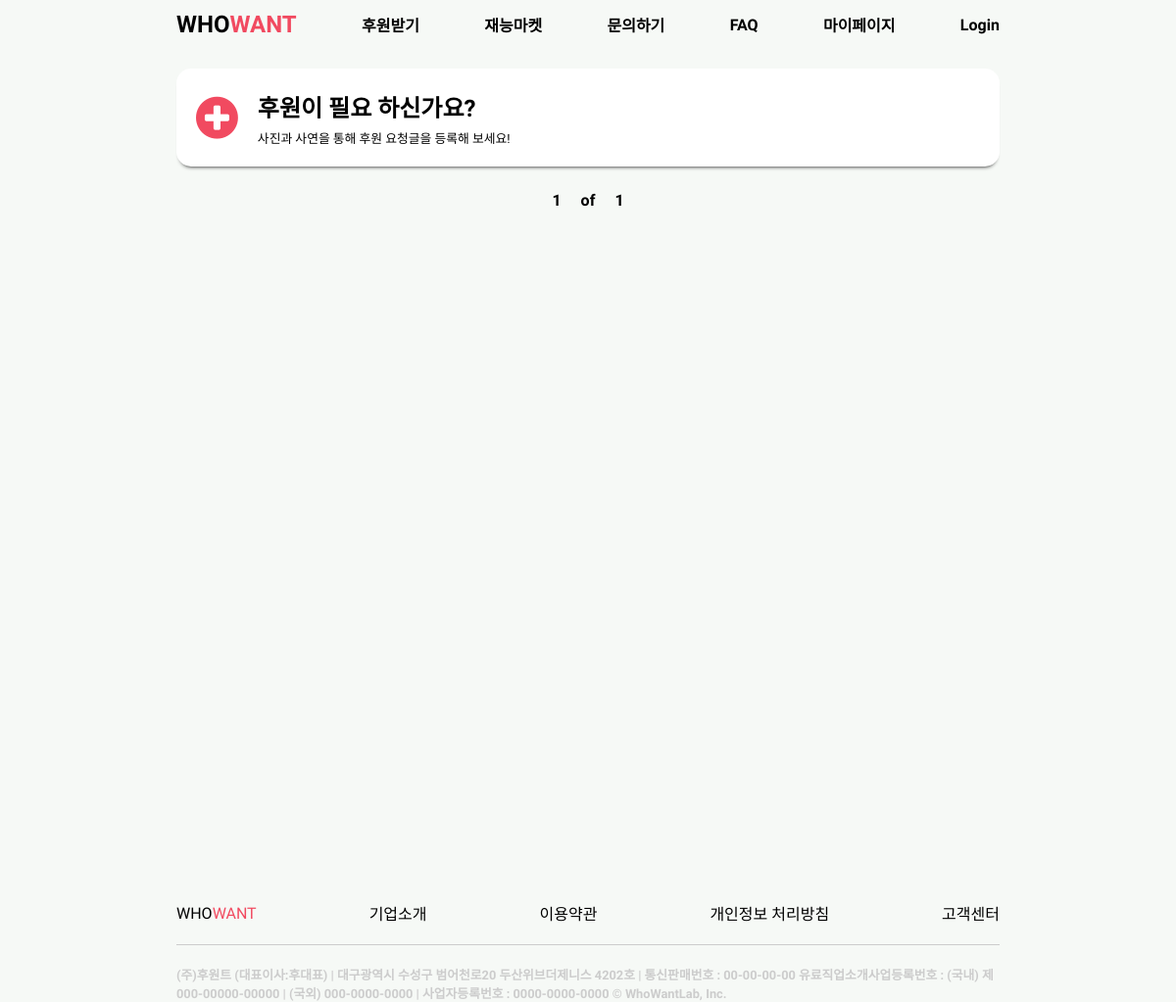
The page /listview/list_view/ on the database as committed earlier.
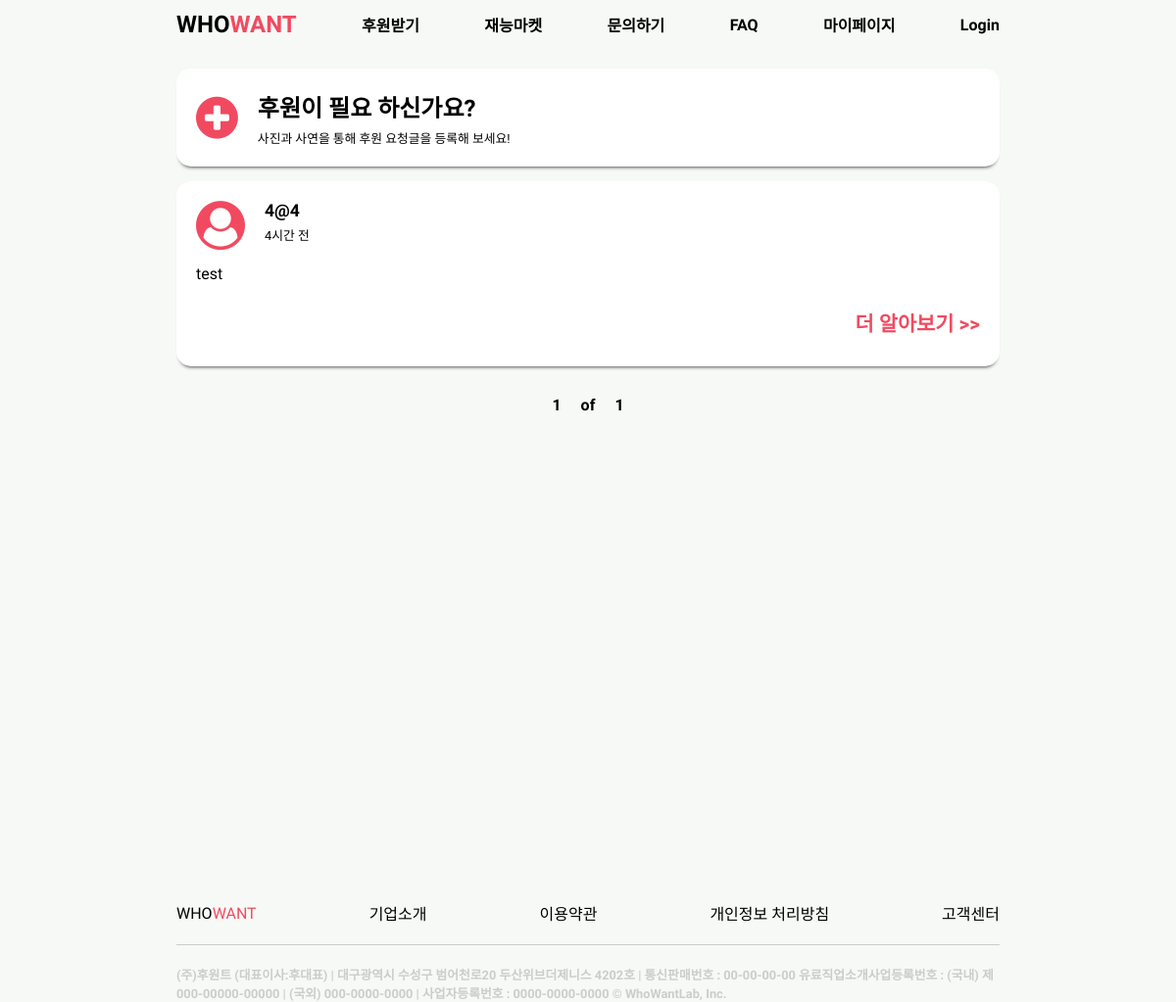
The same page on the database as committed later.
### list/models.py (models this page shows, shortened)
class Post(models.Model):
    title = models.CharField(max_length=100)
    writer = models.ForeignKey(CustomUser, on_delete=models.CASCADE, related_name='users')
    post_time = models.DateTimeField(auto_now_add=True)
    body = models.CharField(max_length=500)
    thumbnail = models.ImageField(verbose_name='썸네일', upload_to='thumbnail/')
    @property
    def created_string(self):
        time = datetime.now(tz=timezone.utc) - self.post_time
        if time < timedelta(minutes=1):
            return '방금 전'
        elif time < timedelta(hours=1):
            return str(int(time.seconds / 60)) + '분 전'
        elif time < timedelta(days= 1):
            return str(int(time.seconds / 3600)) + '시간 전'
        elif time < timedelta(days= 7):
            time = datetime.now(tz=timezone.utc).date() - self.post_time.date()
            return str(time.days) + '일 전'
        else:
            return False

### user_info/models.py (models this page shows)
class CustomUser(AbstractUser):
    username = None
    email = models.EmailField(_('email address'), unique=True)
    USERNAME_FIELD = 'email'
    REQUIRED_FIELDS = []
    objects = CustomUserManager()
    def __str__(self):
        return self.email

### list/views.py (the view)
# urls.py: path('list_view/', views.list_view, name='list_view'),
def list_view(request):
    post = Post.objects.all().order_by('-id')
    paginator = Paginator(post, 2)
    page = request.GET.get('page')
    post = paginator.get_page(page)
    return render(request, 'html/feed.html', {'posts':post})

### list/templates/html/feed.html (shortened to what this page needs)
<!doctype html>
{% load static %}
<html lang="kor">
<head>
    <link rel="stylesheet" type="text/css" href="{% static 'feed.css' %}">
    <link rel="stylesheet" href="https://maxcdn.bootstrapcdn.com/font-awesome/4.7.0/css/font-awesome.min.css">
</head>
<body>
<div class="header">
    <ul>
        <li><a href="{% url 'user_info:home' %}" class="logo">WHO<span>WANT</span></a></li>
        <li><a href="{% url 'list:helpWrite' %}" class="navItem">후원받기</a></li>
        <li><a href="{% url 'market:market_view' %}" class="navItem">재능마켓</a></li>
        <li><a href="{% url 'inquiry:CS' %}" class="navItem">문의하기</a></li>
        <li><a href="{% url 'inquiry:FAQ' %}" class="navItem">FAQ</a></li>
        <li><a href="{% url 'user_info:mypage' %}" class="navItem">마이페이지</a></li>
        {% if not user.is_authenticated %}
            <li><a href="{% url 'user_info:login_view' %} " class="navItem">Login</a></li>
        {% else %}
            <li><a href="{% url 'user_info:logout_view' %}" class="navItem">Logout</a></li>
        {% endif %}
    </ul>
</div>
<div class="contentBox">
    <div class="makeDonate">
        <i class="fa fa-plus-circle" aria-hidden="true"></i>
        <div class="verticalTextBox">
            <h2>후원이 필요 하신가요?</h2>
            <h3>사진과 사연을 통해 후원 요청글을 등록해 보세요!</h3>
        </div>
    </div>
    {% for post in posts %}
        <div class="content">
            <div class="title">
                <i class="fa fa-user-circle" aria-hidden="true"></i>
                <div class="titleTextBox">
                    <h2 class="userName">{{ post.writer }}</h2>
                    <h3 class="time">
                        {% if post.created_string == False %}
                            {{ post.created|date:'m월 d일' }}
                        {% else %}
                            {{ post.created_string }}
                        {% endif %}</h3>
                </div>
            </div>
            <h2 class="contents">{{ post.body }}</h2>
            <div class="btnBox">
                <button type="button" onclick="location.href = '{% url 'list:feed_Detail' post.id %}'">더 알아보기 >>
                </button>
            </div>
        </div>
    {% endfor %}
    <div class="pager">
        <div class="pagerBox">
            <span>{{ posts.number }}</span>
            <span>of</span>
            <span>{{ posts.paginator.num_pages }}</span>
        </div>
    </div>
</div>
<div class="footer">
    <ul>
        <li><a href="#" class="logo">WHO<span>WANT</span></a></li>
        <li><a href="#" class="navItem">기업소개</a></li>
        <li><a href="#" class="navItem">이용약관</a></li>
        <li><a href="#" class="navItem">개인정보 처리방침</a></li>
        <li><a href="#" class="navItem">고객센터</a></li>
    </ul>
    <span class="line"></span>
    <h2>(주)후원트 (대표이사:후대표) | 대구광역시 수성구 범어천로20 두산위브더제니스 4202호 | 통신판매번호 : 00-00-00-00
        유료직업소개사업등록번호 : (국내) 제000-00000-00000 | (국외) 000-0000-0000 | 사업자등록번호 : 0000-0000-0000
        © WhoWantLab, Inc.</h2>
</div>
</body>
</html>

Rows that differ between the two databases and show on the page:
added Post: writer "4@4", created_string "4시간 전", body "test"
